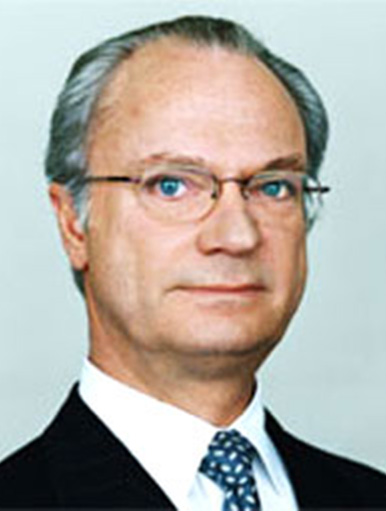
%> input picture data/DB0/db0_1.jpg, 386 x 511 px
$ octave --eval "result = autoExposure(imread('../data/DB0/db0_1.jpg'));"   (GNU Octave 9; MATLAB toolbox functions it lacks are replaced by stand-ins)
%> lines starting %> are read from the running program, lines starting %| are printed output that depends on the picture
function result = autoExposure(image)
    gray_image = rgb2gray(image);
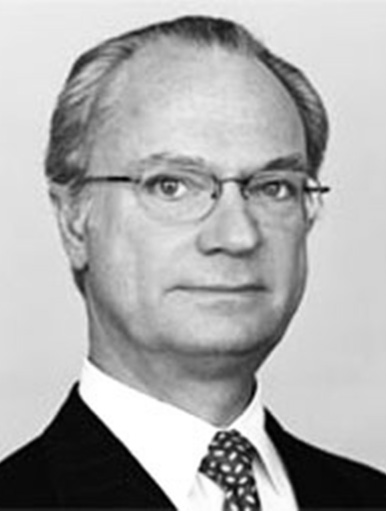
%> gray_image: size 511x386 uint8; min 0, max 255, mean 172
    [counts, intensities] = imhist(gray_image, 2^10);
%> counts = 1024 values, max 7253 at index 847, min 0 at index 2, mean 192.6; intensities = 1024 values from 0 to 255
    cumulative_counts = cumsum(counts);
%> cumulative_counts = 1024 values from 57 to 197246
    index = find(cumulative_counts >= numel(gray_image) * 0.5, 1, 'first');
%> index = 827
    intensity = intensities(index);
%> intensity = 205.9
    if(intensity < 0.5); intensity = 0.5; end
    result = immultiply(image, 0.5 / intensity);
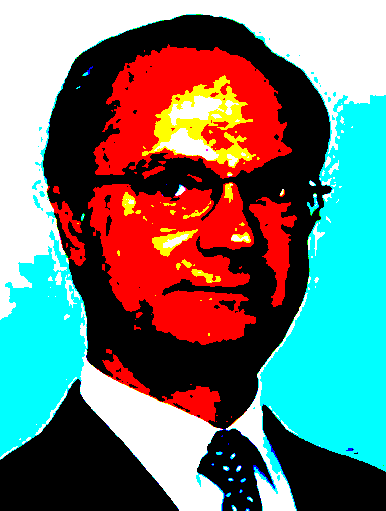
%> result: size 511x386x3 uint8; mean R, G, B 0.436, 0.475, 0.453; drawn with 1 as white
end

$ run again, on data/DB0/db0_2.jpg
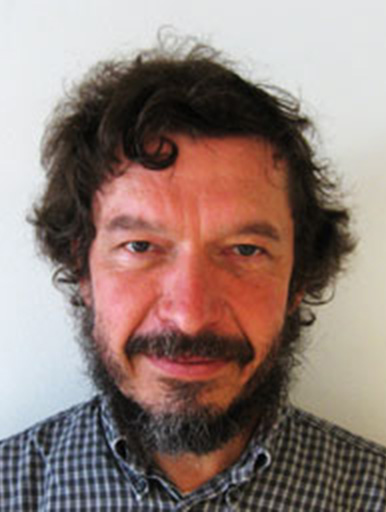
%> input picture data/DB0/db0_2.jpg, 386 x 512 px
%> in autoExposure, `gray_image = rgb2gray(image);`:
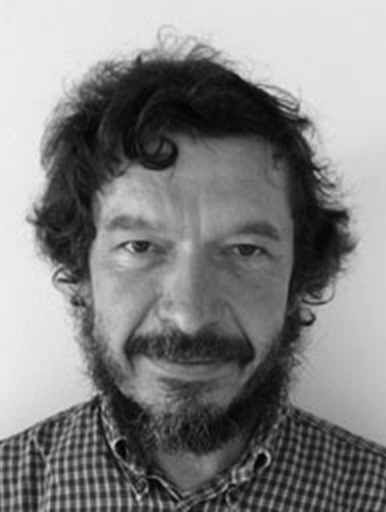
%> gray_image: size 512x386 uint8; min 0, max 240, mean 131
%> counts = 1024 values, max 6633 at index 916, min 0 at index 2, mean 193; intensities = 1024 values from 0 to 255
%> cumulative_counts = 1024 values from 2 to 197632
%> index = 506
%> intensity = 125.9
%> in autoExposure, `result = immultiply(image, 0.5 / intensity);`:
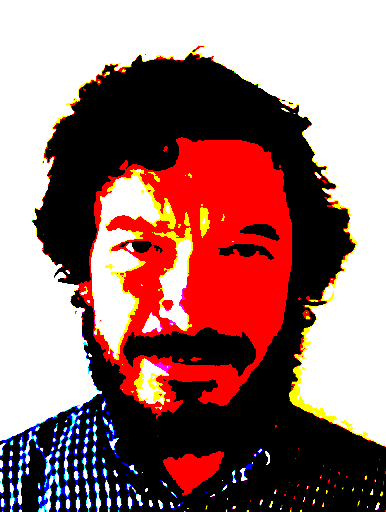
%> result: size 512x386x3 uint8; mean R, G, B 0.607, 0.453, 0.443; drawn with 1 as white

$ run again, on data/DB0/db0_3.jpg
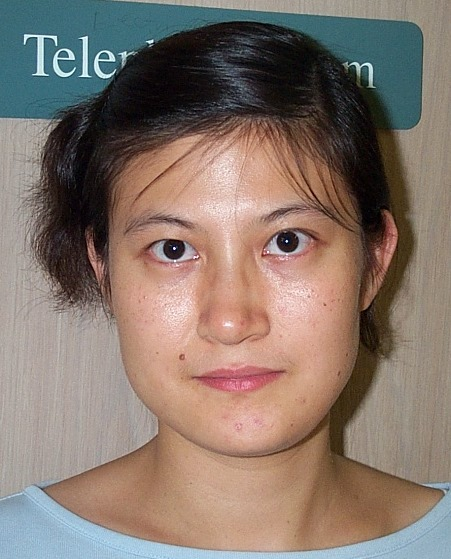
%> input picture data/DB0/db0_3.jpg, 451 x 559 px
%> in autoExposure, `gray_image = rgb2gray(image);`:
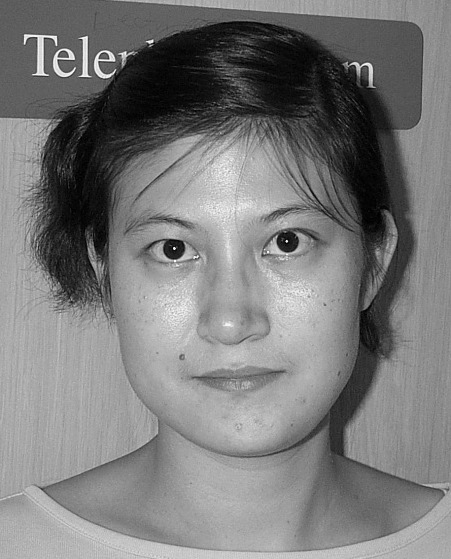
%> gray_image: size 559x451 uint8; min 0, max 253, mean 122.2
%> counts = 1024 values, max 3513 at index 671, min 0 at index 2, mean 246.2; intensities = 1024 values from 0 to 255
%> cumulative_counts = 1024 values from 25 to 252109
%> index = 559
%> intensity = 139.1
%> in autoExposure, `result = immultiply(image, 0.5 / intensity);`:
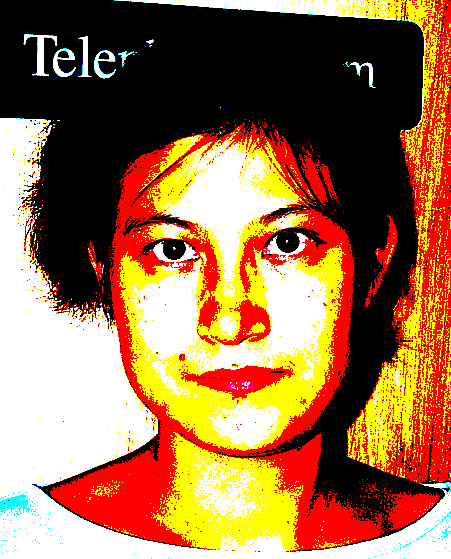
%> result: size 559x451x3 uint8; mean R, G, B 0.626, 0.436, 0.278; drawn with 1 as white

$ run again, on data/DB0/db0_4.jpg
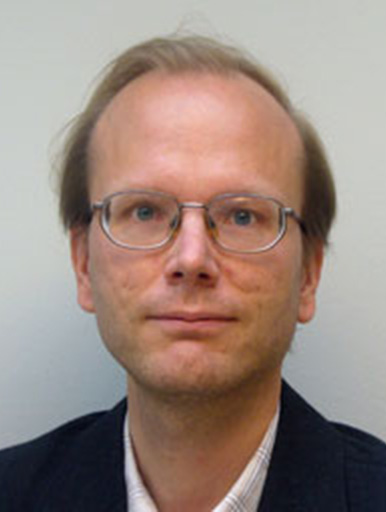
%> input picture data/DB0/db0_4.jpg, 386 x 512 px
%> in autoExposure, `gray_image = rgb2gray(image);`:
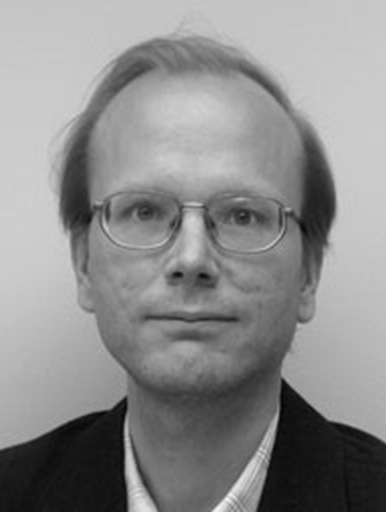
%> gray_image: size 512x386 uint8; min 4, max 245, mean 140.2
%> counts = 1024 values, max 6338 at index 795, min 0 at index 1, mean 193; intensities = 1024 values from 0 to 255
%> cumulative_counts = 1024 values from 0 to 197632
%> index = 627
%> intensity = 156
%> in autoExposure, `result = immultiply(image, 0.5 / intensity);`:
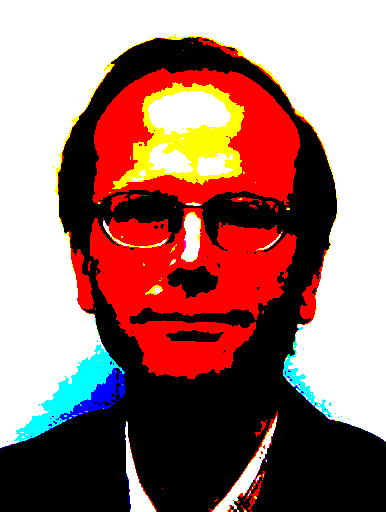
%> result: size 512x386x3 uint8; mean R, G, B 0.622, 0.461, 0.437; drawn with 1 as white
